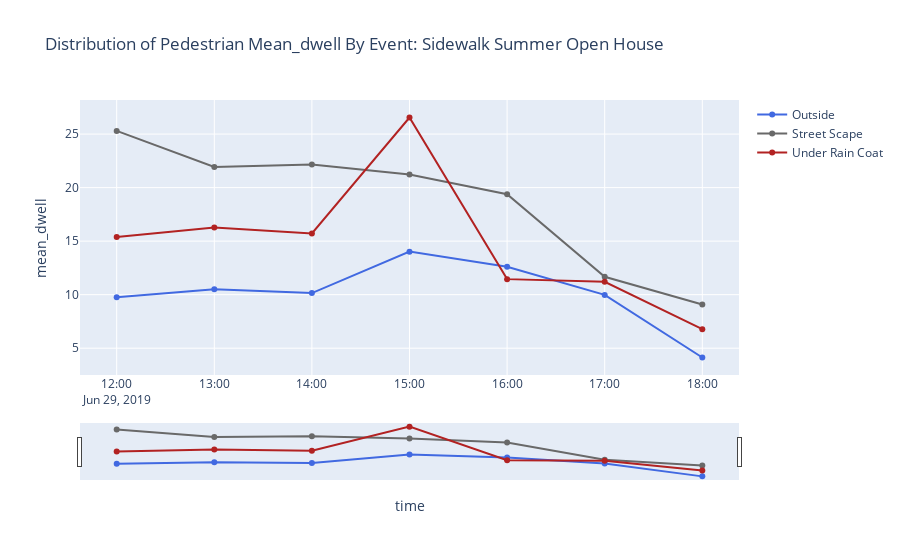

The cell this chart's notebook holds for it:
### Code cell
_ = interact(plot_dwell_time_event, 
             event=widgets.Dropdown(options=event_dates.Event.tolist(), value='Sidewalk Summer Open House'),
             metric=widgets.Dropdown(options=metric_list, value='mean_dwell')
            )

### Figure 1 — Plotly figure (JSON) as saved in the notebook; plotly's stock layout.template omitted (floating-point values rounded to 4 significant figures)
{"data": [{"line": {"color": "royalblue"}, "name": "Outside", "type": "scatter", "x": ["2019-06-29T12:00:00", "2019-06-29T13:00:00", "2019-06-29T14:00:00", "2019-06-29T15:00:00", "2019-06-29T16:00:00", "2019-06-29T17:00:00", "2019-06-29T18:00:00"], "y": [9.77, 10.5, 10.15, 14.02, 12.61, 9.98, 4.13]}, {"line": {"color": "dimgray"}, "name": "Street Scape", "type": "scatter", "x": ["2019-06-29T12:00:00", "2019-06-29T13:00:00", "2019-06-29T14:00:00", "2019-06-29T15:00:00", "2019-06-29T16:00:00", "2019-06-29T17:00:00", "2019-06-29T18:00:00"], "y": [25.3, 21.93, 22.17, 21.23, 19.39, 11.67, 9.08]}, {"line": {"color": "firebrick"}, "name": "Under Rain Coat", "type": "scatter", "x": ["2019-06-29T12:00:00", "2019-06-29T13:00:00", "2019-06-29T14:00:00", "2019-06-29T15:00:00", "2019-06-29T16:00:00", "2019-06-29T17:00:00", "2019-06-29T18:00:00"], "y": [15.39, 16.27, 15.72, 26.55, 11.45, 11.2, 6.78]}], "layout": {"title": {"text": "Distribution of Pedestrian Mean_dwell By Event: Sidewalk Summer Open House"}, "xaxis": {"rangeslider": {"visible": true}, "title": {"text": "time"}}, "yaxis": {"title": {"text": "mean_dwell"}}}}
